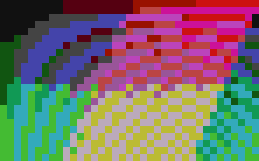
#> input picture src/foundation/src/PDFsharp/tests/PdfSharp.Tests/Drawing/TestImages/tiff-palette4.tif, 37 x 23 px (shown 7 times larger); its folder holds only this picture in this run; the run also reads 6 pictures not shown here
$ python generate.py
#> lines starting #> are read from the running program, lines starting #| are printed output that depends on the picture
#!/usr/bin/env python3
"""Generates the GIF and TIFF test images of ImageFormatTests.

The images are written by Pillow and ImageMagick, i.e. by encoders that are independent of PDFsharp.
For each image, <file>.expected.gz contains the expected pixels with 8 bits per sample: RGBA, or CMYK for CMYK images.
manifest.json lists the images with size, expected PDFsharp image format, and expected pixels.

Requires Python 3 with Pillow (with libtiff) and ImageMagick 6 (convert). Run in this folder:
    python3 generate.py
"""
import gzip
import json
import os
import subprocess

from PIL import Image

W, H = 37, 23  # Odd sizes, so that rows need padding.
manifest = []


def rgb_image(w=W, h=H):
#> called with w = 37, h = 23
    img = Image.new('RGB', (w, h))
#> img: PIL image 37x23 RGB; every value is 0
    img.putdata([((x * 7 + y * 3) % 256, (y * 11) % 256, (x * y * 5) % 256) for y in range(h) for x in range(w)])
    return img


def rgba_image():
    img = rgb_image().convert('RGBA')
#> img: PIL image 37x23 RGBA
    img.putalpha(Image.frombytes('L', (W, H), bytes(
        0 if (x + y) % 9 == 0 else 255 if (x + y) % 5 == 0 else (x * 13 + y * 29) % 256
        for y in range(H) for x in range(W))))
    return img


def gray_image(step=1):
#> called with step = 1
    img = Image.new('L', (W, H))
#> img: PIL image 37x23 L; every value is 0
    img.putdata([((x * 7 + y * 5) % 256) // step * step for y in range(H) for x in range(W)])
    return img


def bilevel_image(w=50, h=21):
#> called with w = 50, h = 21
    img = Image.new('1', (w, h))
#> img: PIL image 50x21 1; every value is 0
    img.putdata([255 if ((x // 3 + y // 2) % 2 == 0) != ((x - 25) ** 2 + (y - 10) ** 2 < 64) else 0
                 for y in range(h) for x in range(w)])
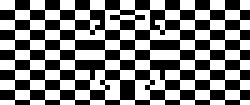
#> img: PIL image 50x21 1 (shown 5 times larger); 50.2% white; black in thin lines or dots
    return img


def write_expected(file, img, mode='RGBA'):
    data = img.convert(mode).tobytes()
    with gzip.GzipFile(file + '.expected.gz', 'wb', mtime=0) as f:
        f.write(data)


def add(file, expected_img, pdfsharp_format, mode='RGBA'):
    """Registers an image. expected_img is what the file must decode to."""
    write_expected(file, expected_img, mode)
    manifest.append({'file': file, 'width': expected_img.width, 'height': expected_img.height,
                     'format': pdfsharp_format, 'mode': mode})


def magick(source, target, *options):
    subprocess.run(['convert', source, *options, target], check=True)


def tag(file, number):
    """Returns a TIFF tag; a tuple with one value is returned as that value."""
    value = Image.open(file).tag_v2.get(number)
    return value[0] if isinstance(value, tuple) and len(value) == 1 else value


def gif_image_flags(file):
    """Returns the flags of the first image descriptor of a GIF file."""
    with open(file, 'rb') as f:
        data = f.read()
    pos = 13 + (3 << ((data[10] & 7) + 1) if data[10] & 0x80 else 0)
    while data[pos] == 0x21:  # Skip extensions.
        pos += 2
        while data[pos]:
            pos += data[pos] + 1
        pos += 1
    assert data[pos] == 0x2C
    return data[pos + 9]


# Sources for ImageMagick.
rgb_image().save('src-rgb.png')
rgba_image().save('src-rgba.png')
gray_image().save('src-gray.png')
gray_image(17).save('src-gray4.png')  # Values that 4 bits represent exactly.
bilevel_image().convert('L').save('src-bilevel.png')
rgb_image(40, 35).save('src-rgb-40x35.png')
#> call 3 of rgb_image, with w = 40, h = 35
#> in rgb_image (call 3), `img = Image.new('RGB', (w, h))`: img: PIL image 40x35 RGB; every value is 0
#> in rgb_image (call 3), `img.putdata([((x * 7 + y * 3) % 256, (y * 11) % 256, (x * y * 5) % 256..`:
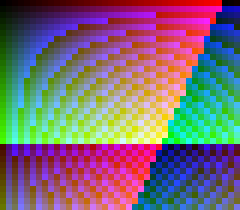
#> img: PIL image 40x35 RGB (shown 6 times larger); mean R, G, B 121.7, 106.5, 119.3

# GIF.
p256 = rgb_image().quantize(256, dither=Image.Dither.NONE)
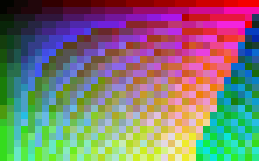
#> p256: PIL image 37x23 P (shown 7 times larger); mean R, G, B 126.8, 120.8, 115.4
p256.save('gif-palette256.gif', interlace=False)
add('gif-palette256.gif', p256, 'Indexed8')

p256.save('gif-interlaced.gif', interlace=True)
assert gif_image_flags('gif-interlaced.gif') & 0x40, 'GIF is not interlaced'
add('gif-interlaced.gif', p256, 'Indexed8')

p16 = rgb_image().quantize(16, dither=Image.Dither.NONE)
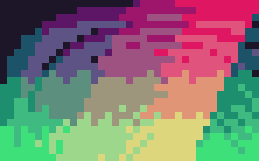
#> p16: PIL image 37x23 P (shown 7 times larger); mean R, G, B 126.8, 120.4, 114.3
p16.save('gif-palette16.gif')
add('gif-palette16.gif', Image.open('gif-palette16.gif'), 'Indexed8')

bilevel_image().save('gif-bilevel.gif')
add('gif-bilevel.gif', Image.open('gif-bilevel.gif'), 'Indexed8')

p16.save('gif-transparent.gif', transparency=3)
add('gif-transparent.gif', Image.open('gif-transparent.gif'), 'Indexed8')

second = rgb_image().transpose(Image.Transpose.FLIP_LEFT_RIGHT).quantize(16, dither=Image.Dither.NONE)
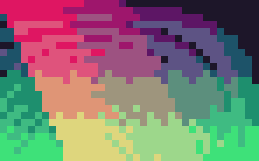
#> second: PIL image 37x23 P (shown 7 times larger); mean R, G, B 126.8, 120.4, 114.3
p16.save('gif-animated.gif', save_all=True, append_images=[second], duration=100, loop=0)
add('gif-animated.gif', p16, 'Indexed8')

# An image smaller than the logical screen: the rest of the screen is transparent.
subprocess.run(['convert', '-size', '20x10', 'xc:#ff0000', '-page', '40x30+5+7', 'gif-offset.gif'], check=True)
offset = Image.new('RGBA', (40, 30), (0, 0, 0, 0))
#> offset: PIL image 40x30 RGBA; every value is 0
offset.paste((255, 0, 0, 255), (5, 7, 25, 17))
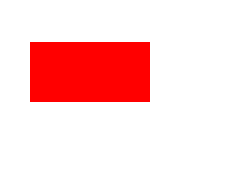
#> offset: PIL image 40x30 RGBA (shown 6 times larger); mean R, G, B, A 42.5, 0, 0, 42.5; transparent parts drawn white
add('gif-offset.gif', offset, 'Indexed8')

# TIFF written by Pillow (libtiff).
for compression, suffix in [(None, 'none'), ('tiff_lzw', 'lzw'), ('tiff_adobe_deflate', 'deflate'), ('packbits', 'packbits')]:
    rgb_image().save(f'tiff-rgb-{suffix}.tif', compression=compression)
    add(f'tiff-rgb-{suffix}.tif', rgb_image(), 'Bgr32')

rgba_image().save('tiff-rgba.tif', compression='tiff_lzw')
assert tag('tiff-rgba.tif', 338) == 2, 'expected unassociated alpha'
#> in tag, `value = Image.open(file).tag_v2.get(number)`: value = (2,)
add('tiff-rgba.tif', rgba_image(), 'Bgra32')

gray_image().save('tiff-gray8.tif', compression='tiff_lzw')
add('tiff-gray8.tif', gray_image(), 'Gray8')

bilevel_image().save('tiff-bilevel.tif')
add('tiff-bilevel.tif', bilevel_image(), 'Indexed1')

p256.save('tiff-palette8.tif', compression='tiff_lzw')
add('tiff-palette8.tif', p256, 'Indexed8')

cmyk = rgb_image().convert('CMYK')
cmyk.save('tiff-cmyk.tif', compression='tiff_lzw')
add('tiff-cmyk.tif', cmyk, 'Cmyk32', 'CMYK')

rgb_image().save('tiff-multipage.tif', save_all=True, append_images=[gray_image()], compression='tiff_lzw')
add('tiff-multipage.tif', rgb_image(), 'Bgr32')

# CCITT: written to PDF without decoding.
for compression, suffix in [('group4', 'g4'), ('group3', 'g3'), ('tiff_ccitt', 'mh')]:
    bilevel_image().save(f'tiff-{suffix}.tif', compression=compression)
    add(f'tiff-{suffix}.tif', bilevel_image(), 'CcittFax')

# TIFF written by ImageMagick.
magick('src-rgb.png', 'tiff-rgb-lzw-predictor.tif', '-compress', 'LZW', '-define', 'tiff:predictor=2')
add('tiff-rgb-lzw-predictor.tif', rgb_image(), 'Bgr32')

magick('src-rgb.png', 'tiff-rgb16-deflate-predictor.tif', '-depth', '16', '-compress', 'Zip', '-define', 'tiff:predictor=2')
assert tag('tiff-rgb16-deflate-predictor.tif', 258) == (16, 16, 16)
add('tiff-rgb16-deflate-predictor.tif', rgb_image(), 'Bgr32')

magick('src-gray.png', 'tiff-gray16.tif', '-depth', '16', '-compress', 'LZW')
add('tiff-gray16.tif', gray_image(), 'Gray8')

magick('src-gray4.png', 'tiff-gray4.tif', '-depth', '4', '-compress', 'None')
assert tag('tiff-gray4.tif', 258) in (4, (4,))
add('tiff-gray4.tif', gray_image(17), 'Gray8')

magick('src-rgb.png', 'tiff-palette4.tif', '+dither', '-colors', '16', '-type', 'Palette', '-depth', '4', '-compress', 'None')
assert tag('tiff-palette4.tif', 262) == 3 and tag('tiff-palette4.tif', 258) in (4, (4,))
#> call 4 of tag, with file = 'tiff-palette4.tif', number = 262
#> in tag (call 4), `value = Image.open(file).tag_v2.get(number)`: value = 3
add('tiff-palette4.tif', Image.open('tiff-palette4.tif'), 'Indexed4')

magick('src-rgb-40x35.png', 'tiff-tiled.tif', '-compress', 'LZW', '-define', 'tiff:tile-geometry=16x16')
assert tag('tiff-tiled.tif', 322) == 16
add('tiff-tiled.tif', rgb_image(40, 35), 'Bgr32')

magick('src-rgb.png', 'tiff-planar.tif', '-interlace', 'plane', '-compress', 'LZW')
assert tag('tiff-planar.tif', 284) == 2
add('tiff-planar.tif', rgb_image(), 'Bgr32')

magick('src-rgb.png', 'tiff-bigendian.tif', '-define', 'tiff:endian=msb', '-compress', 'LZW')
with open('tiff-bigendian.tif', 'rb') as f:
    assert f.read(2) == b'MM'
add('tiff-bigendian.tif', rgb_image(), 'Bgr32')

magick('src-rgba.png', 'tiff-rgba-associated.tif', '-define', 'tiff:alpha=associated', '-compress', 'LZW')
assert tag('tiff-rgba-associated.tif', 338) in (1, (1,))
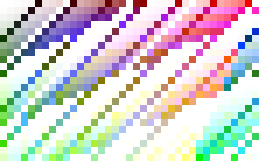
#> input picture src/foundation/src/PDFsharp/tests/PdfSharp.Tests/Drawing/TestImages/tiff-rgba-associated.tif, 37 x 23 px (shown 7 times larger)
#> in tag (call 8), `value = Image.open(file).tag_v2.get(number)`: value = (1,)
add('tiff-rgba-associated.tif', rgba_image(), 'Bgra32')

magick('src-bilevel.png', 'tiff-bilevel-miniswhite.tif', '-type', 'bilevel', '-depth', '1', '-define', 'tiff:photometric=min-is-white', '-compress', 'None')
assert tag('tiff-bilevel-miniswhite.tif', 262) == 0 and tag('tiff-bilevel-miniswhite.tif', 258) == 1
add('tiff-bilevel-miniswhite.tif', bilevel_image(), 'Indexed1')

magick('src-bilevel.png', 'tiff-g4-lsb.tif', '-type', 'bilevel', '-compress', 'Group4', '-define', 'tiff:fill-order=lsb')
assert tag('tiff-g4-lsb.tif', 266) == 2
add('tiff-g4-lsb.tif', bilevel_image(), 'CcittFax')

for source in ['src-rgb.png', 'src-rgba.png', 'src-gray.png', 'src-gray4.png', 'src-bilevel.png', 'src-rgb-40x35.png']:
    os.remove(source)

with open('manifest.json', 'w') as f:
    json.dump(manifest, f, indent=2)
print(f'{len(manifest)} images')
#| 31 images
